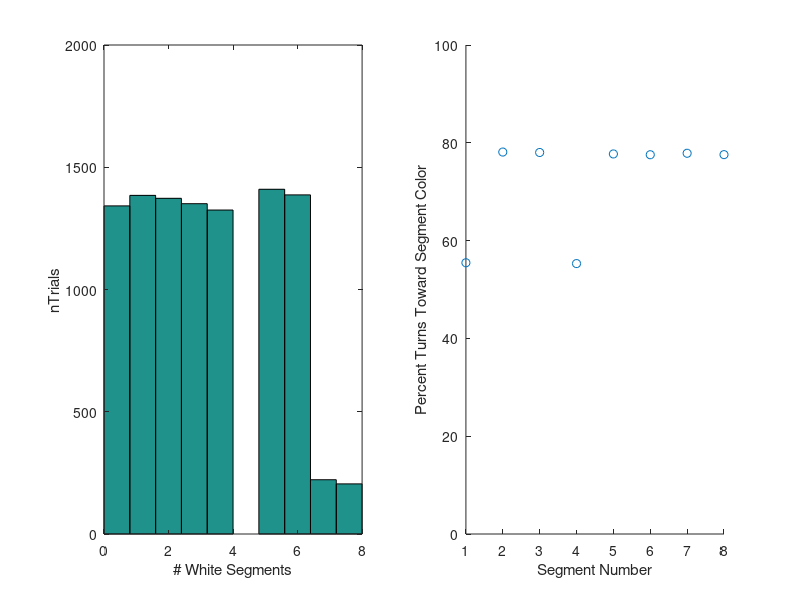

Here is the MATLAB script that generated this plot:
nTrials = 10000; 
fracCorr = 1; 
nSegs = 8;

messSeg = [1 4];
messSegProb = .8;

mazeDesign = zeros(nTrials,nSegs);
result = zeros(nTrials,1);
color = zeros(nTrials,1);
turn = zeros(nTrials,1);
for i=1:nTrials %for each trial
    
    nWhite = randi([0 nSegs]);
    whiteSegs = sort(randsample(8,nWhite));
    mazeDesign(i,whiteSegs) = 1;
    if rand <= messSegProb 
        mazeDesign(i,messSeg) = 0;
    end
    
    if rand <= fracCorr
        result(i) = 1;
    end
        
    if nWhite > 4
        color(i) = 1;
    elseif nWhite == 4
        color(i) = randi([0 1]);
    end
    
    if result(i) && color(i) %if correct and white
        turn(i) = 1;
    elseif ~result(i) && ~color(i) %if wrong and black
        turn(i) = 1;
    end
end

segCorr = zeros(1,nSegs);
for i=1:nSegs %for each segment
    for j=1:nTrials
        if mazeDesign(j,i) == color(j) && result(j)
            segCorr(i) = segCorr(i) + 1;
        end
    end
end
segPercCorr = 100*segCorr/nTrials;


figure;
subplot(1,2,1);
hist(sum(mazeDesign,2));
ylabel('nTrials');
xlabel('# White Segments');

subplot(1,2,2);
scatter(1:8,segPercCorr);
ylim([0 100]);
xlim([1 8]);
ylabel('Percent Turns Toward Segment Color');
xlabel('Segment Number');
disp(['Mean Percent Turns Toward Segment Color: ',num2str(mean(segPercCorr,2))]);


